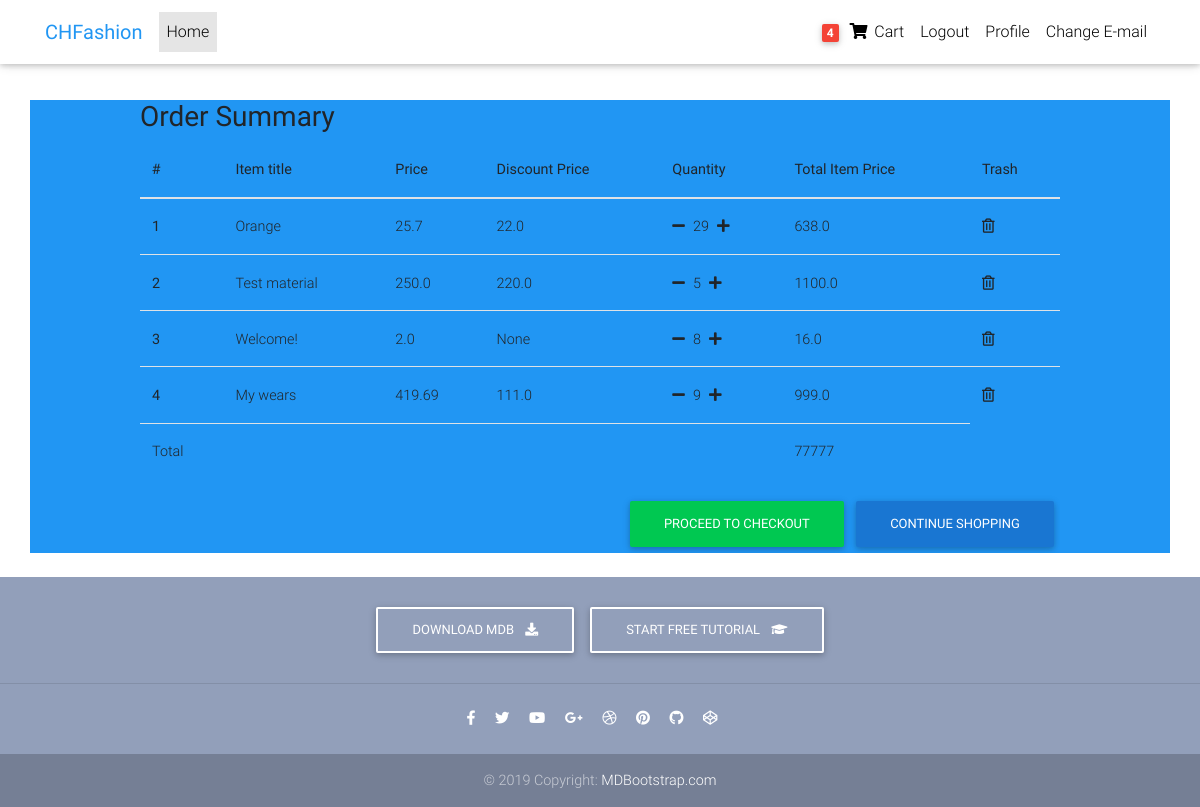
/order-summary/ (signed in), run on the app's committed database.
### websites/models.py (models this page shows, shortened)
class Order(models.Model):
    items = models.ManyToManyField(OrderItem)
    user = models.ForeignKey(settings.AUTH_USER_MODEL,
                             on_delete=models.CASCADE)
    ordered = models.BooleanField(default=False)
    start_date = models.DateTimeField(auto_now_add=True)
    ordered_date = models.DateTimeField()
    billing_address = models.ForeignKey(
        "Address", related_name="billing_address", on_delete=models.SET_NULL, blank=True, null=True)
    shipping_address = models.ForeignKey(
        "Address", related_name="shipping_address", on_delete=models.SET_NULL, blank=True, null=True)
    payment = models.ForeignKey(
        "Payment", on_delete=models.SET_NULL, blank=True, null=True)

class OrderItem(models.Model):
    user = models.ForeignKey(settings.AUTH_USER_MODEL,
                             on_delete=models.CASCADE)
    ordered = models.BooleanField(default=False)
    quantity = models.IntegerField(default=1)
    item = models.ForeignKey(Item, on_delete=models.CASCADE)
    def get_total(self):
        return self.quantity * self.item.price
    def get_discount_total(self):
        return self.quantity * self.item.discount_price

class Item(models.Model):
    title = models.CharField(max_length=50)
    description = models.TextField(max_length=250)
    label = models.CharField(choices=label_choices, max_length=2, blank=True, null=True)
    category = models.CharField(choices=category_choices, max_length=2, blank=True, null=True)
    price = models.FloatField()
    discount_price = models.FloatField(blank=True, null=True)
    slug = models.SlugField()

### websites/views.py (the view)
# urls.py: path('order-summary/', OrderSummaryView.as_view(), name="order-summary"),
class OrderSummaryView(LoginRequiredMixin, View):
    def get(self, *args, **kwargs):
        try:
            order = Order.objects.get(user=self.request.user, ordered=False)
            context = {
                "object": order
            }
            return render(self.request, "websites/order_summary.html", context)
        except ObjectDoesNotExist:
            messages.info(request, f"You do not have a valid order")
            return redirect("/")

### websites/templatetags/cart_template_tags.py (called while the page is built)
@register.filter
def cart_item_count(user):
    if user.is_authenticated:
        qs = Order.objects.filter(
          user = user,
          ordered=False
        )
        if qs.exists():
            return qs[0].items.count()
    return 0

### templates/websites/order_summary.html (shortened to what this page needs)
{% extends "base.html" %}
{% block content %}
<div class="container blue">
  <div class="row">
    <div class="col-10 offset-1">
      <h3><strong>Order Summary</strong></h3>
        <div class="table-responsive">
          <table class="table">
            <thead>
              <tr>
                <th scope="col">#</th>
                <th scope="col">Item title</th>
                <th scope="col">Price</th>
                <th scope="col">Discount Price</th>
                <th scope="col">Quantity</th>
                <th scope="col">Total Item Price</th>
                <th scope="col">Trash</th>
              </tr>
            </thead>
            <tbody>
              {% for order_item in object.items.all %}
              <tr>
                <th scope="row">{{ forloop.counter }}</th>
                <td>{{ order_item.item.title }}</td>
                <td>{{ order_item.item.price }}</td>
                <td>{{ order_item.item.discount_price }}</td>
                <td><a href="{% url 'remove_single_item_from_cart' order_item.item.id %}"><i class="fas fa-minus mr-2"></i></a>{{ order_item.quantity }}<a href="{% url 'add_to_cart' order_item.item.id %}"><i class="fas fa-plus ml-2"></i></a></td>
                <td>{% if order_item.item.discount_price %}
                      {{ order_item.get_discount_total }}
                    {% else %}
                      {{ order_item.get_total }}
                    {% endif %}
                </td>
                <td><a href="{% url 'remove_from_cart' order_item.item.id %}"><i class="far fa-trash-alt"></></a></td>
              </tr>
              {% endfor %}
              <tr>
                <td>Total</td>
                <td></td>
                <td></td>
                <td></td>
                <td></td>
                <td>77777</td>
              </tr>
            </tbody>
          </table>
          <a class="float-right btn btn-blue" href="/">Continue Shopping</a>
          <a class="float-right btn btn-success" href="{% url 'checkout' %}">Proceed to Checkout</a>
      </div>
      </div>
      </div>
      </div>
{% endblock %}

### templates/navbar.html (shortened to what this page needs)
{% load cart_template_tags %}
<nav class="navbar fixed-top navbar-expand-lg navbar-light white scrolling-navbar">
  <div class="container">
    {% if user.is_authenticated %}
    <a class="navbar-brand waves-effect" href="{% url 'home' %}" target="_blank">
      <strong class="blue-text">CHFashion</strong>
    </a>
    <div class="collapse navbar-collapse" id="navbarSupportedContent">
      <ul class="navbar-nav mr-auto">
        <li class="nav-item active">
          <a class="nav-link waves-effect" href="{% url 'home' %}">Home
          </a>
        </li>
      </ul>
      <ul class="navbar-nav nav-flex-icons">
        <li class="nav-item">
          <a href="{% url 'order-summary' %}" class="nav-link waves-effect">
            <span class="badge red z-depth-1 mr-1"> {{ request.user|cart_item_count }} </span>
            <i class="fas fa-shopping-cart"></i>
            <span class="clearfix d-none d-sm-inline-block"> Cart </span>
          </a>
        </li>
        <li class="nav-item">
          <a href="{% url 'account_logout' %}" class="nav-link waves-effect" target="_blank">Logout
          </a>
        </li>
        <li class="nav-item">
          <a href="{% url 'account_logout' %}" class="nav-link waves-effect" target="_blank">Profile
          </a>
        </li>
        {% endif %}
        <li class="nav-item">
          <a href="{% url 'account_email' %}" class="nav-link waves-effect" target="_blank">Change E-mail
          </a>
        </li>
      </ul>
    </div>
  </div>
</nav>

### templates/base.html (style rules this page uses)
html, body, header, .carousel { height: 60vh; }

### data on the page
OrderItem: item "Orange", item.price "25.7", item.discount_price "22.0", quantity "29", get_discount_total "638.0"
OrderItem: item "Test material", item.price "250.0", item.discount_price "220.0", quantity "5", get_discount_total "1100.0"
OrderItem: item "Welcome!", item.price "2.0", item.discount_price "None", quantity "8", get_total "16.0"
OrderItem: item "My wears", item.price "419.69", item.discount_price "111.0", quantity "9", get_discount_total "999.0"

### other printed values
{{ request.user|cart_item_count }} "4"
